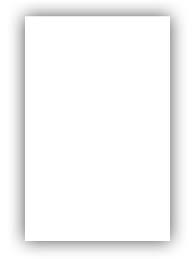
#> input picture Phase 2 (Image Transformations & Manipulation)/Image Drawing function/images.jpeg, 195 x 259 px, found by its file name
$ python drawing_circle.py
#> lines starting #> are read from the running program, lines starting #| are printed output that depends on the picture; after the words box and inside, x2 and y2 are one past the last pixel; in counts of white or black regions, pixels touching at a corner belong together
import cv2

image=cv2.imread('D:\Open CV\Phase 2 (Image Transformations & Manipulation)\Image Drawing function\images.jpeg')
#> image is the input picture: shape (259, 195, 3); min 164, max 255, mean 246.6

if image is None:
    print("Error: Could not read the image.")

else:
    print("Image loaded")

    center=(100,100)
    radius=50
    color=(255,0,0)
    thickness=-1      #for filled circle, use -1

    cv2.circle(image,center,radius,color,thickness)
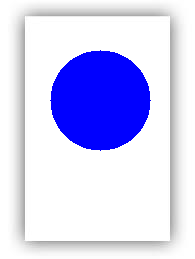
#> image: shape (259, 195, 3); 15.53% of pixels changed, all inside (x1, y1, x2, y2) = (50, 50, 151, 151)

    cv2.imshow("Circle Drawing",image)
    cv2.waitKey(0)
#> (the run stopped early here; a loop or call above may not have finished)
